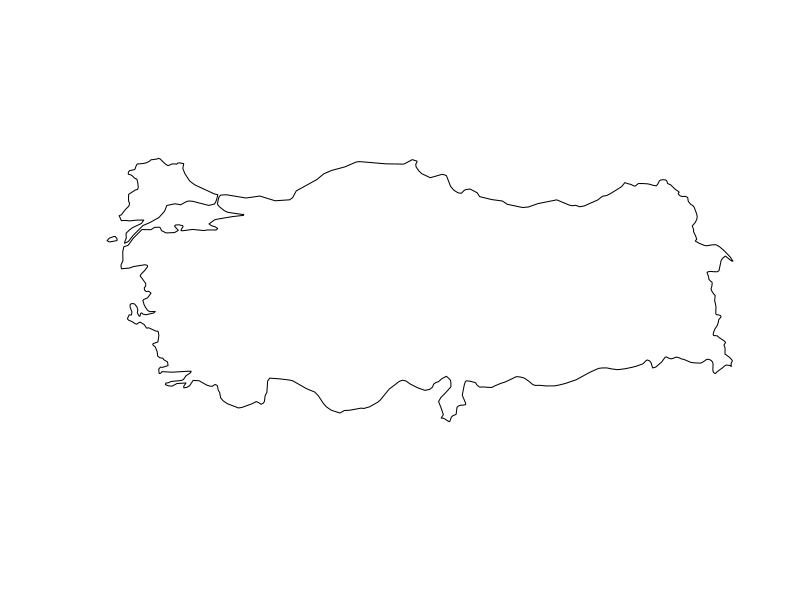

Reproduce this figure in R. (Note: this script raises an error after producing the figure.)
# 1. Packages

libs <- c(
    "terra",
    "sf",
    "tidyverse",
    "ggplot2",
    "rnaturalearth",
    "rnaturalearthdata"
)

installed_libraries <- libs %in% rownames(
    installed.packages()
)

if(any(installed_libraries == F)){
    install.packages(
        libs[!installed_libraries]
    )
}

invisible(
    lapply(
        libs, library, character.only = T
    )
)

# 2. Country Borders

country_sf <- ne_countries(scale = "medium", returnclass = "sf") %>%
    filter(admin == "Turkey")

plot(sf::st_geometry(country_sf))

# 3. Fetch Rivers and Roads

rivers <- ne_download(scale = 10, type = "rivers_lake_centerlines", category = "physical", returnclass = "sf") %>%
    st_intersection(country_sf)

roads <- ne_download(scale = 10, type = "roads", category = "cultural", returnclass = "sf") %>%
    st_intersection(country_sf)

# 4. Plot The Data

library(ggplot2)

map_plot <- ggplot() +
    geom_sf(data = country_sf, fill = NA, color = "black") +
    geom_sf(data = rivers, color = "blue", size = 0.5) +
    geom_sf(data = roads, color = "grey", size = 0.5) +
    theme_minimal() +
    ggtitle("Rivers and Roads of Turkey")

# Display the plot
print(map_plot)

# 5. Save the plot

ggsave("tr_rivers_roads.png", plot = map_plot, width = 10, height = 10)
